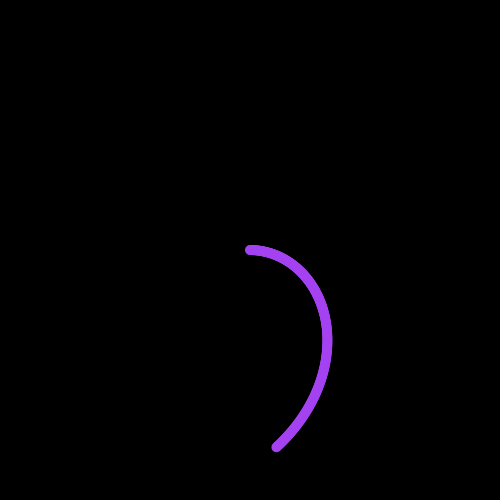
Frame 1 (no input)
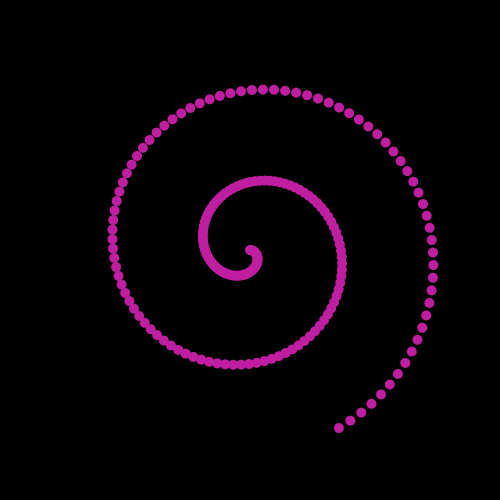
Frame 60 (the mouse pressed at the canvas centre just before this capture)
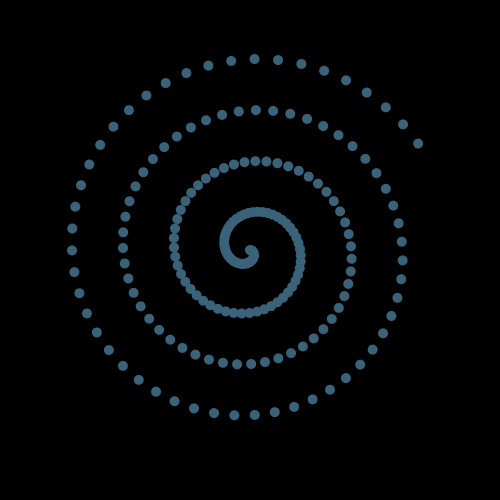
Frame 120 (the mouse held since frame 60 and released just before this capture)

The Processing sketch that drew these frames (run headless with seeded random() and noise(); from frame 60 on, the mouse is pressed at the canvas centre):

// Processing sketch: processing_169831
// ── processing_169831.pde

void setup()
{
  size(500,500);
  background(0);
}

void draw()
{
  background(0);
  float sekunde = map(millis(), 0,59,0,1*PI);
  
   int rndColorR, rndColorG, rndColorB, rndX, rndY;
  rndColorR = int(random(255));
  rndColorG = int(random(255));
  rndColorB = int(random(255));
  
  translate(width/2,height/2);
  for (float i = 0; i < 200; i++) {
    rotate(sekunde/1000.0);
    
    fill(rndColorR, rndColorG, rndColorB);
    noStroke();
    
    ellipse(i,0,10,10);
  }
}
